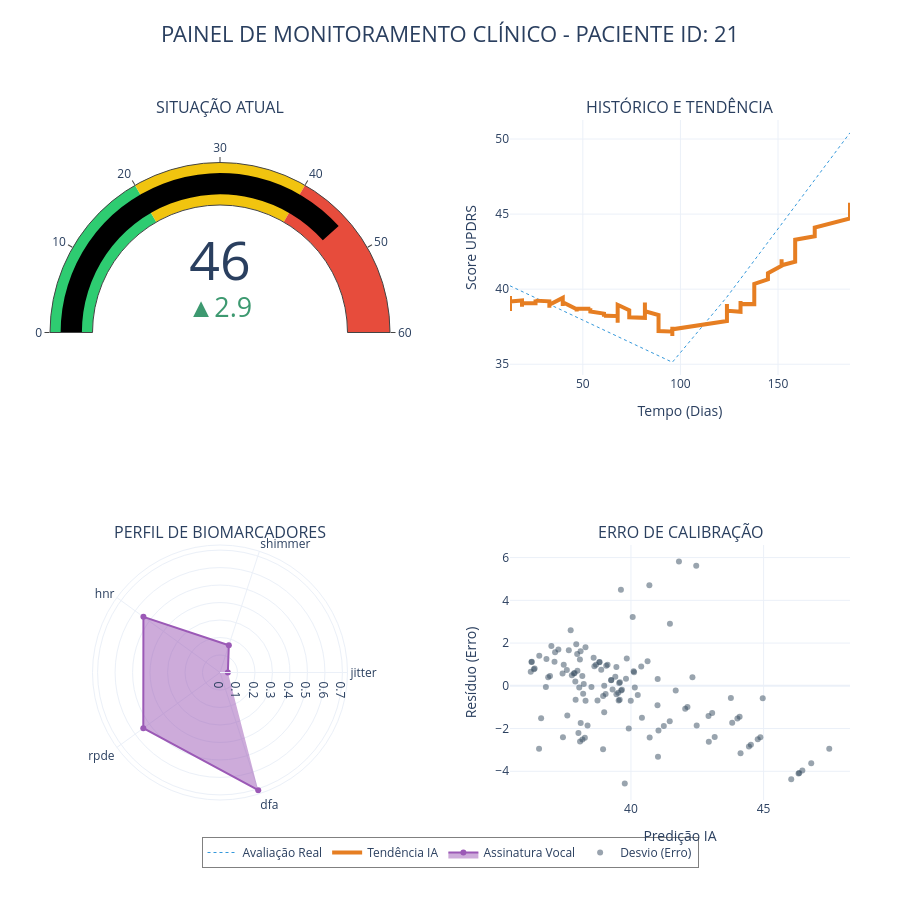

Notebook code for this chart:
### Code cell
import plotly.graph_objects as go
from plotly.subplots import make_subplots
# 1. Preparação dos dados do Paciente 21 (Alerta)
p_id = 21
dados_p = df[df['subject'] == p_id].sort_values('test_time')
X_p = dados_p.drop(['subject', 'test_time', 'motor_updrs', 'total_updrs'], axis=1)
preds_p = model.predict(X_p)
suavizada_p = pd.Series(preds_p).ewm(span=10).mean().values

# 2. Criar estrutura com mais espaçamento
fig = make_subplots(
    rows=2, cols=2,
    specs=[[{"type": "indicator"}, {"type": "scatter"}],
           [{"type": "polar"}, {"type": "scatter"}]],
    subplot_titles=("SITUAÇÃO ATUAL", "HISTÓRICO E TENDÊNCIA", 
                    "PERFIL DE BIOMARCADORES", "ERRO DE CALIBRAÇÃO"),
    vertical_spacing=0.25,   # Aumentado para não bater o título no gráfico de cima
    horizontal_spacing=0.15  # Aumentado para as legendas não baterem no gráfico ao lado
)

# --- A. GAUGE (INDICADOR) ---
fig.add_trace(go.Indicator(
    mode="gauge+number+delta",
    value=preds_p[-1],
    delta={'reference': preds_p[-15] if len(preds_p) > 15 else preds_p[0], 'relative': False},
    gauge={'axis': {'range': [None, 60]},
           'bar': {'color': "black"},
           'steps': [
               {'range': [0, 20], 'color': "#2ecc71"},
               {'range': [20, 40], 'color': "#f1c40f"},
               {'range': [40, 60], 'color': "#e74c3c"}]},
), row=1, col=1)

# --- B. LINHA DO TEMPO ---
fig.add_trace(go.Scatter(x=dados_p['test_time'], y=dados_p['total_updrs'], 
                         name='Avaliação Real', line=dict(color='#3498db', width=1, dash='dot')), row=1, col=2)
fig.add_trace(go.Scatter(x=dados_p['test_time'], y=suavizada_p, 
                         name='Tendência IA', line=dict(color='#e67e22', width=4)), row=1, col=2)

# --- C. RADAR CHART ---
metrics = ['jitter', 'shimmer', 'hnr', 'rpde', 'dfa']
values = [dados_p[m].iloc[-1] / df[m].max() for m in metrics]
fig.add_trace(go.Scatterpolar(
    r=values, theta=metrics, fill='toself', name='Assinatura Vocal',
    line=dict(color='#9b59b6')
), row=2, col=1)

# --- D. RESÍDUOS ---
fig.add_trace(go.Scatter(x=preds_p, y=preds_p - dados_p['total_updrs'], 
                         mode='markers', name='Desvio (Erro)',
                         marker=dict(color='#34495e', opacity=0.5)), row=2, col=2)

# --- AJUSTES DE LAYOUT PARA EVITAR SOBREPOSIÇÃO ---
fig.update_layout(
    title=dict(
        text=f"PAINEL DE MONITORAMENTO CLÍNICO - PACIENTE ID: {p_id}",
        x=0.5, y=0.97, font=dict(size=22)
    ),
    height=900, # Aumentado para dar "ar" entre as linhas
    template="plotly_white",
    
    # Reposicionando a legenda global para o fundo
    legend=dict(
        orientation="h",
        yanchor="bottom",
        y=-0.1,
        xanchor="center",
        x=0.5,
        bgcolor="rgba(255, 255, 255, 0.5)",
        bordercolor="Gray",
        borderwidth=1
    ),
    
    # Ajustando margens externas
    margin=dict(l=50, r=50, t=120, b=100)
)

# Ajuste fino nos eixos X e Y dos subplots de Scatter
fig.update_xaxes(title_text="Tempo (Dias)", row=1, col=2)
fig.update_yaxes(title_text="Score UPDRS", row=1, col=2)
fig.update_xaxes(title_text="Predição IA", row=2, col=2)
fig.update_yaxes(title_text="Resíduo (Erro)", row=2, col=2)

fig.show()

### Figure 1 — Plotly figure (JSON) as saved in the notebook; plotly's stock layout.template omitted (floating-point values rounded to 4 significant figures)
{"data": [{"delta": {"reference": 43.16, "relative": false}, "domain": {"x": [0, 0.425], "y": [0.625, 1]}, "gauge": {"axis": {"range": [null, 60]}, "bar": {"color": "black"}, "steps": [{"color": "#2ecc71", "range": [0, 20]}, {"color": "#f1c40f", "range": [20, 40]}, {"color": "#e74c3c", "range": [40, 60]}]}, "mode": "gauge+number+delta", "type": "indicator", "value": 46.04}, {"line": {"color": "#3498db", "dash": "dot", "width": 1}, "name": "Avaliação Real", "type": "scatter", "x": [12.68, 12.68, 12.68, 12.68, 12.68, 12.68, 18.83, 18.83, 18.83, 18.83, 18.83, 18.83, 25.75, 25.75, 25.76, 25.76, 25.76, 25.76, 32.84, 32.84, 32.84, 32.84, 32.85, 32.85, 39.71, 39.71, 39.71, 39.71, 39.71, 39.71, 46.85, 46.85, 46.86, 46.86, 46.86, 46.86, 53.84, 53.84, 53.84, 53.85, 53.85, 53.85, 60.84, 60.84, 60.84, 60.84, 60.84, 67.84, 67.85, 67.85, 67.85, 67.85, 67.85, 73.78, 73.78, 73.78, 73.78, 73.78, 73.78, 81.8, 81.8, 81.8, 81.8, 81.8, 88.79, 88.79, 88.79, 88.79, 88.79, 88.79, 95.85, 95.85, 95.85, 95.85, 95.85, 95.85, 123.8, 123.8, 123.8, 123.8, 123.8, 123.8, 130.8, 130.8, 130.8, 130.8, 130.8, 130.8, 137.8, 137.8, 137.8, 137.8, 137.8, 137.8, 144.8, 144.8, 144.8, 144.8, 144.8, 144.8, 151.8, 151.8, 151.8, 151.8, 151.8, 151.8, 158.8, 158.8, 158.8, 158.8, 158.8, 158.8, 168.8, 168.8, 168.8, 168.8, 168.8, 186.9, 186.9, 186.9, 186.9, 186.9, 186.9], "xaxis": "x", "y": [40.22, 40.22, 40.22, 40.22, 40.22, 40.22, 39.85, 39.85, 39.85, 39.85, 39.85, 39.85, 39.42, 39.42, 39.42, 39.42, 39.42, 39.42, 38.99, 38.99, 38.99, 38.99, 38.99, 38.99, 38.57, 38.57, 38.57, 38.57, 38.57, 38.57, 38.13, 38.13, 38.13, 38.13, 38.13, 38.13, 37.7, 37.7, 37.7, 37.7, 37.7, 37.7, 37.27, 37.27, 37.27, 37.27, 37.27, 36.85, 36.85, 36.85, 36.85, 36.85, 36.85, 36.48, 36.48, 36.48, 36.48, 36.48, 36.48, 35.99, 35.99, 35.99, 35.99, 35.99, 35.56, 35.56, 35.56, 35.56, 35.56, 35.56, 35.13, 35.13, 35.13, 35.13, 35.13, 35.13, 39.48, 39.48, 39.48, 39.48, 39.48, 39.48, 40.69, 40.69, 40.69, 40.69, 40.69, 40.69, 41.91, 41.91, 41.91, 41.91, 41.91, 41.91, 43.12, 43.12, 43.12, 43.12, 43.12, 43.12, 44.34, 44.34, 44.34, 44.34, 44.34, 44.34, 45.55, 45.55, 45.55, 45.55, 45.55, 45.55, 47.28, 47.28, 47.28, 47.28, 47.28, 50.42, 50.42, 50.42, 50.42, 50.42, 50.42], "yaxis": "y"}, {"line": {"color": "#e67e22", "width": 4}, "name": "Tendência IA", "type": "scatter", "x": [12.68, 12.68, 12.68, 12.68, 12.68, 12.68, 18.83, 18.83, 18.83, 18.83, 18.83, 18.83, 25.75, 25.75, 25.76, 25.76, 25.76, 25.76, 32.84, 32.84, 32.84, 32.84, 32.85, 32.85, 39.71, 39.71, 39.71, 39.71, 39.71, 39.71, 46.85, 46.85, 46.86, 46.86, 46.86, 46.86, 53.84, 53.84, 53.84, 53.85, 53.85, 53.85, 60.84, 60.84, 60.84, 60.84, 60.84, 67.84, 67.85, 67.85, 67.85, 67.85, 67.85, 73.78, 73.78, 73.78, 73.78, 73.78, 73.78, 81.8, 81.8, 81.8, 81.8, 81.8, 88.79, 88.79, 88.79, 88.79, 88.79, 88.79, 95.85, 95.85, 95.85, 95.85, 95.85, 95.85, 123.8, 123.8, 123.8, 123.8, 123.8, 123.8, 130.8, 130.8, 130.8, 130.8, 130.8, 130.8, 137.8, 137.8, 137.8, 137.8, 137.8, 137.8, 144.8, 144.8, 144.8, 144.8, 144.8, 144.8, 151.8, 151.8, 151.8, 151.8, 151.8, 151.8, 158.8, 158.8, 158.8, 158.8, 158.8, 158.8, 168.8, 168.8, 168.8, 168.8, 168.8, 186.9, 186.9, 186.9, 186.9, 186.9, 186.9], "xaxis": "x", "y": [39.54, 38.89, 38.54, 39.07, 39.05, 39.18, 39.25, 38.84, 39.01, 39.12, 38.91, 39.06, 39.06, 39.26, 39.32, 39.25, 39.15, 39.23, 39.19, 39.2, 39.03, 38.77, 38.86, 38.96, 39.42, 39.14, 39.03, 38.88, 39.05, 39.12, 38.67, 38.71, 38.59, 38.52, 38.62, 38.71, 38.69, 38.72, 38.73, 38.63, 38.64, 38.51, 38.37, 38.3, 38.22, 38.16, 38.24, 38.21, 38.06, 37.98, 37.76, 38.18, 38.96, 38.59, 38.28, 38.13, 38.16, 38.13, 38.12, 38.09, 38.76, 39.12, 38.85, 38.54, 38.28, 37.93, 37.64, 37.58, 37.44, 37.22, 37.18, 37.01, 36.87, 37.03, 37.5, 37.33, 37.88, 38.38, 38.55, 38.83, 39.01, 38.56, 38.49, 38.81, 39.21, 39.01, 39.18, 39.02, 39.0, 39.17, 39.74, 39.97, 40.05, 40.35, 40.66, 40.73, 40.98, 41.03, 40.97, 41.06, 41.55, 41.72, 41.96, 41.79, 42.0, 41.59, 41.84, 42.2, 42.37, 42.68, 42.93, 43.3, 43.52, 43.77, 43.83, 43.94, 44.1, 44.71, 45.0, 45.25, 45.53, 45.7, 45.76], "yaxis": "y"}, {"fill": "toself", "line": {"color": "#9b59b6"}, "name": "Assinatura Vocal", "r": [0.0449, 0.1633, 0.5414, 0.5422, 0.7077], "subplot": "polar", "theta": ["jitter", "shimmer", "hnr", "rpde", "dfa"], "type": "scatterpolar"}, {"marker": {"color": "#34495e", "opacity": 0.5}, "mode": "markers", "name": "Desvio (Erro)", "type": "scatter", "x": [39.54, 38.36, 38.02, 40.14, 38.99, 39.57, 39.45, 37.44, 39.63, 39.52, 38.11, 39.66, 39.04, 40.1, 39.56, 38.95, 38.74, 39.59, 38.99, 39.25, 38.29, 37.6, 39.26, 39.41, 41.47, 37.91, 38.51, 38.2, 39.84, 39.45, 36.61, 38.88, 38.05, 38.22, 39.07, 39.12, 38.62, 38.82, 38.81, 38.17, 38.68, 37.9, 37.77, 37.98, 37.85, 37.88, 38.59, 38.08, 37.42, 37.58, 36.79, 40.06, 42.46, 36.95, 36.88, 37.47, 38.29, 37.97, 38.1, 37.94, 41.81, 40.69, 37.66, 37.12, 37.14, 36.34, 36.37, 37.26, 36.81, 36.22, 37.0, 36.25, 36.26, 37.73, 39.62, 36.54, 40.39, 40.63, 39.31, 40.12, 39.81, 36.54, 38.17, 40.26, 41.01, 38.08, 39.99, 38.26, 38.95, 39.92, 42.32, 41.0, 40.41, 41.69, 42.04, 41.04, 42.13, 41.24, 40.7, 41.46, 43.77, 42.48, 43.06, 41.02, 42.92, 39.77, 42.93, 43.82, 43.16, 44.09, 44.01, 44.97, 44.52, 44.88, 44.13, 44.45, 44.78, 47.47, 46.32, 46.34, 46.79, 46.46, 46.04], "xaxis": "x2", "y": [-0.6876, -1.861, -2.204, -0.07976, -1.232, -0.6481, -0.3951, -2.411, -0.2185, -0.3278, -1.741, -0.1865, -0.3789, 0.6776, 0.1324, -0.4724, -0.6845, 0.1621, 0.00302, 0.2638, -0.7012, -1.388, 0.2682, 0.4198, 2.9, -0.6557, -0.0585, -0.3714, 1.273, 0.8814, -1.518, 0.7485, -0.0802, 0.08827, 0.9366, 0.9865, 0.9183, 1.115, 1.102, 0.4632, 0.9797, 0.1993, 0.4972, 0.7064, 0.5728, 0.6019, 1.318, 1.23, 0.5755, 0.7367, -0.05409, 3.219, 5.614, 0.4643, 0.3966, 0.9825, 1.802, 1.49, 1.618, 1.945, 5.817, 4.701, 1.665, 1.126, 1.576, 0.7764, 0.8045, 1.7, 1.251, 0.6584, 1.868, 1.118, 1.13, 2.596, 4.489, 1.412, 0.9054, 1.144, -0.1728, 0.6347, 0.3325, -2.945, -2.517, -0.4314, 0.3187, -2.607, -0.6954, -2.425, -2.963, -1.995, 0.405, -0.9111, -1.498, -0.2248, -1.079, -2.086, -0.9956, -1.885, -2.419, -1.662, -0.5732, -1.862, -1.277, -3.32, -1.415, -4.571, -2.612, -1.73, -2.39, -1.451, -1.534, -0.5794, -2.764, -2.406, -3.154, -2.837, -2.506, -2.944, -4.1, -4.075, -3.624, -3.958, -4.378], "yaxis": "y2"}], "layout": {"annotations": [{"font": {"size": 16}, "showarrow": false, "text": "SITUAÇÃO ATUAL", "x": 0.2125, "xanchor": "center", "xref": "paper", "y": 1, "yanchor": "bottom", "yref": "paper"}, {"font": {"size": 16}, "showarrow": false, "text": "HISTÓRICO E TENDÊNCIA", "x": 0.7875, "xanchor": "center", "xref": "paper", "y": 1, "yanchor": "bottom", "yref": "paper"}, {"font": {"size": 16}, "showarrow": false, "text": "PERFIL DE BIOMARCADORES", "x": 0.2125, "xanchor": "center", "xref": "paper", "y": 0.375, "yanchor": "bottom", "yref": "paper"}, {"font": {"size": 16}, "showarrow": false, "text": "ERRO DE CALIBRAÇÃO", "x": 0.7875, "xanchor": "center", "xref": "paper", "y": 0.375, "yanchor": "bottom", "yref": "paper"}], "height": 900, "legend": {"bgcolor": "rgba(255, 255, 255, 0.5)", "bordercolor": "Gray", "borderwidth": 1, "orientation": "h", "x": 0.5, "xanchor": "center", "y": -0.1, "yanchor": "bottom"}, "margin": {"b": 100, "l": 50, "r": 50, "t": 120}, "polar": {"domain": {"x": [0, 0.425], "y": [0, 0.375]}}, "title": {"font": {"size": 22}, "text": "PAINEL DE MONITORAMENTO CLÍNICO - PACIENTE ID: 21", "x": 0.5, "y": 0.97}, "xaxis": {"anchor": "y", "domain": [0.575, 1], "title": {"text": "Tempo (Dias)"}}, "xaxis2": {"anchor": "y2", "domain": [0.575, 1], "title": {"text": "Predição IA"}}, "yaxis": {"anchor": "x", "domain": [0.625, 1], "title": {"text": "Score UPDRS"}}, "yaxis2": {"anchor": "x2", "domain": [0, 0.375], "title": {"text": "Resíduo (Erro)"}}}}
